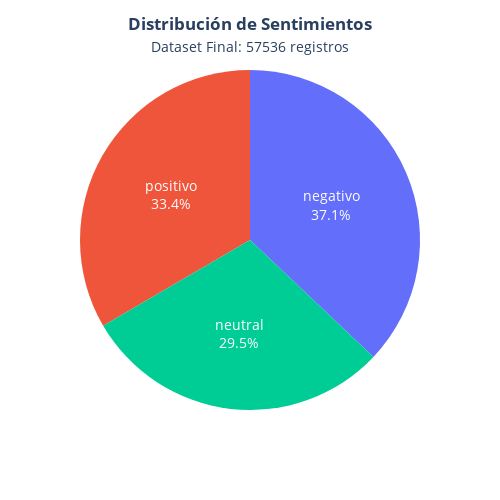

The code cell stored with this chart in its notebook:
### Markdown cell above
#### **Visualización de la distribución de Sentimientos**

### Code cell
# Grafica de pastel con Plotly

valores = df_final['Sentimiento_Final'].value_counts().reset_index()
valores.columns = ['sentimientos', 'Cantidad']
fig1 = px.pie(
    names = valores.sentimientos,
    values = valores.Cantidad,
)

fig1.update_traces(textposition='inside', textinfo='label+percent',  insidetextfont=dict(color = 'white', size=14)
)

fig1.update_layout(
    title_text=f'<b>Distribución de Sentimientos</b><br><span style="font-size:14px">Dataset Final: {total_registros} registros</span>',
    title_x=0.5,
    width=500,
    height=500,
    showlegend=False,
)

fig1.show()

### Figure 1 — Plotly figure (JSON) as saved in the notebook; plotly's stock layout.template omitted (floating-point values rounded to 4 significant figures)
{"data": [{"domain": {"x": [0, 1], "y": [0, 1]}, "hovertemplate": "label=%{label}<br>value=%{value}<extra></extra>", "insidetextfont": {"color": "white", "size": 14}, "labels": ["negativo", "positivo", "neutral"], "legendgroup": "", "name": "", "showlegend": true, "textinfo": "label+percent", "textposition": "inside", "type": "pie", "values": [21326, 19220, 16990]}], "layout": {"height": 500, "legend": {"tracegroupgap": 0}, "margin": {"t": 60}, "showlegend": false, "title": {"text": "<b>Distribución de Sentimientos</b><br><span style=\"font-size:14px\">Dataset Final: 57536 registros</span>", "x": 0.5}, "width": 500}}
